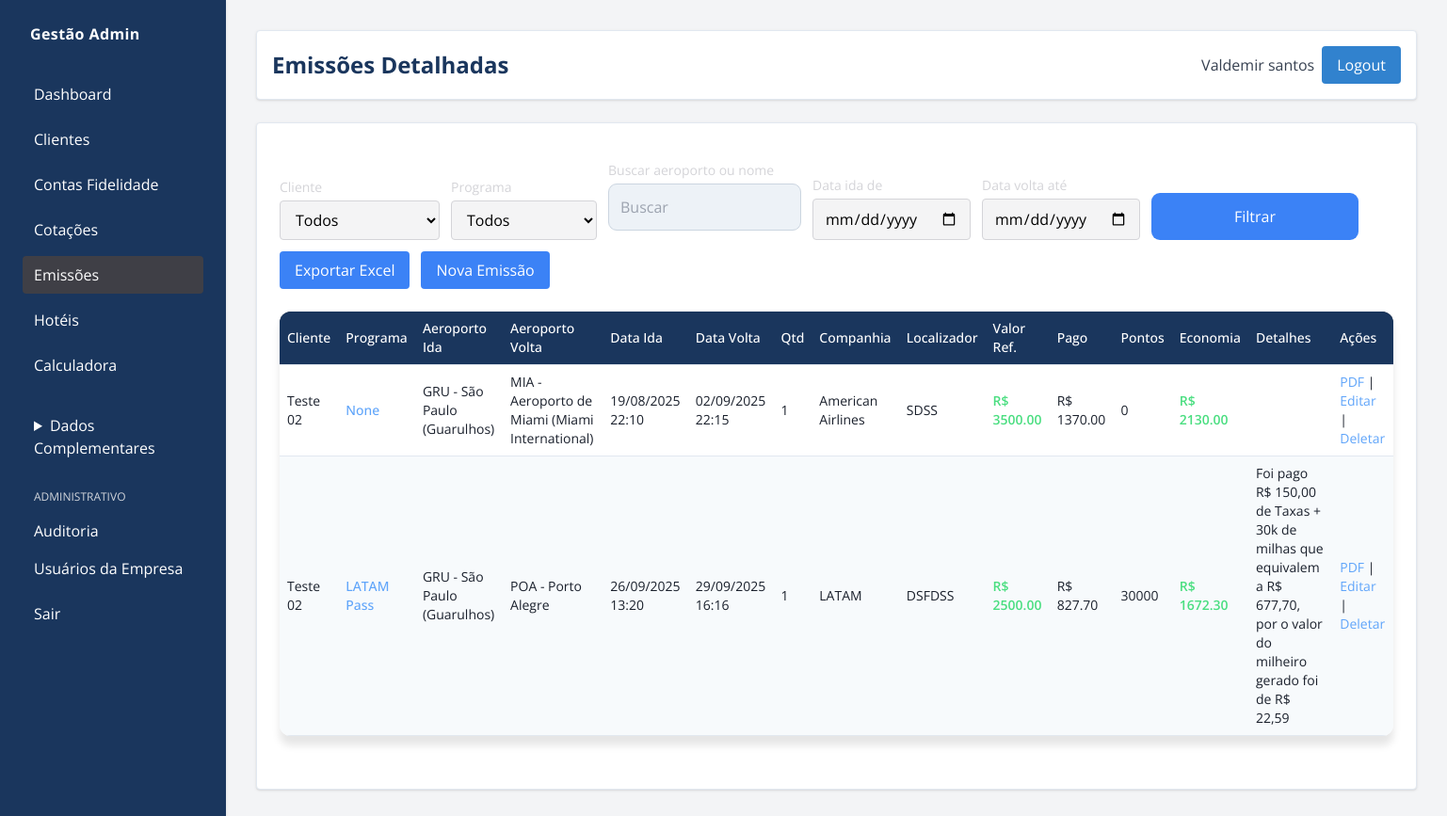
/adm/emissoes/ (signed in), run on the app's committed database.
### gestao/models/emissao_passagem.py (models this page shows, shortened)
class EmissaoPassagem(models.Model):
    cliente = models.ForeignKey(Cliente, on_delete=models.CASCADE)
    programa = models.ForeignKey(
        ProgramaFidelidade, on_delete=models.CASCADE, null=True, blank=True
    )
    companhia_aerea = models.ForeignKey(
        CompanhiaAerea,
        on_delete=models.SET_NULL,
        null=True,
        blank=True,
        related_name='emissoes'
    )
    aeroporto_partida = models.ForeignKey(
        Aeroporto,
        on_delete=models.CASCADE,
        related_name="partidas",
        null=True,
        blank=True,
    )
    aeroporto_destino = models.ForeignKey(
        Aeroporto,
        on_delete=models.CASCADE,
        related_name="destinos",
        null=True,
        blank=True,
    )
    data_ida = models.DateTimeField()
    data_volta = models.DateTimeField(null=True, blank=True)
    qtd_passageiros = models.PositiveIntegerField(default=0)
    qtd_adultos = models.PositiveIntegerField(default=0)
    qtd_criancas = models.PositiveIntegerField(default=0)
    qtd_bebes = models.PositiveIntegerField(default=0)
    localizador = models.CharField(max_length=100, blank=True)
    valor_referencia = models.DecimalField(max_digits=10, decimal_places=2)
    valor_pago = models.DecimalField(max_digits=10, decimal_places=2)
    pontos_utilizados = models.IntegerField(null=True, blank=True)
    valor_referencia_pontos = models.DecimalField(
        max_digits=10, decimal_places=2, null=True, blank=True
    )
    economia_obtida = models.DecimalField(
        max_digits=10, decimal_places=2, null=True, blank=True
    )
    detalhes = models.TextField(blank=True)

### gestao/models/cliente.py (models this page shows, shortened)
class Cliente(models.Model):
    usuario = models.OneToOneField(
        User, on_delete=models.CASCADE, related_name="cliente_gestao"
    )
    telefone = models.CharField(max_length=20, blank=True)
    data_nascimento = models.DateField(null=True, blank=True)
    cpf = models.CharField(max_length=14, default="000.000.000-00")
    PERFIS = (
        ("admin", "Administrador"),
        ("operador", "Operador"),
        ("cliente", "Cliente"),
    )
    perfil = models.CharField(max_length=10, choices=PERFIS, default="cliente")
    observacoes = models.TextField(blank=True)
    ativo = models.BooleanField(default=True)
    criado_por = models.ForeignKey(
        User, on_delete=models.CASCADE, related_name="usuarios_criados",
        null=True, blank=True
    )

### gestao/models/aeroporto.py (models this page shows)
class Aeroporto(models.Model):
    nome = models.CharField(max_length=200)
    sigla = models.CharField(max_length=10)
    cidade = models.CharField(max_length=200)
    estado = models.CharField(max_length=100)
    class Meta:
        ordering = ["sigla"]
    def __str__(self):
        return f"{self.sigla} - {self.nome}"

### gestao/models/companhia_aerea.py (models this page shows)
class CompanhiaAerea(models.Model):
    nome = models.CharField("Nome", max_length=100, unique=True)
    site_url = models.URLField("Link para consulta de reserva", blank=True, null=True)
    class Meta:
        verbose_name = "Companhia Aérea"
        verbose_name_plural = "Companhias Aéreas"
        ordering = ["nome"]
    def __str__(self):
        return self.nome

### gestao/models/programa_fidelidade.py (models this page shows)
class ProgramaFidelidade(models.Model):
    nome = models.CharField(max_length=100)
    descricao = models.TextField(blank=True)
    preco_medio_milheiro = models.DecimalField(
        max_digits=10, decimal_places=2, default=0
    )
    def __str__(self):
        return self.nome

### gestao/views/emissoes.py (the view, shortened to what this page needs)
@login_required
def admin_emissoes(request):
    if permission_denied := require_admin_or_operator(request):
        return permission_denied
    programa_id = request.GET.get("programa")
    cliente_id = request.GET.get("cliente")
    q = request.GET.get("q")
    data_ini = request.GET.get("data_ini")
    data_fim = request.GET.get("data_fim")
    emissoes = EmissaoPassagem.objects.all().select_related(
        "cliente", "programa", "aeroporto_partida", "aeroporto_destino"
    )
    if programa_id:
        emissoes = emissoes.filter(programa_id=programa_id)
    if cliente_id:
        emissoes = emissoes.filter(cliente_id=cliente_id)
    if data_ini:
        emissoes = emissoes.filter(data_ida__gte=data_ini)
    if data_fim:
        emissoes = emissoes.filter(data_volta__lte=data_fim)
    programas = ProgramaFidelidade.objects.all()
    clientes = Cliente.objects.all()
    return render(
        request,
        "admin_custom/emissoes.html",
        {
            "emissoes": emissoes,
            "programas": programas,
            "clientes": clientes,
            "params": request.GET,
        },
    )

### gestao/views/permissions.py (called while the page is built)
def require_admin_or_operator(request):
    if request.user.is_superuser:
        return None
    perfil = getattr(getattr(request.user, "cliente_gestao", None), "perfil", "")
    if perfil not in ["admin", "operador"]:
        return render(request, "sem_permissao.html")
    return None

### gestao/templates/admin_custom/emissoes.html (shortened to what this page needs)
{% extends "admin_custom/base_admin.html" %}
{% block header_title %}Emissões Detalhadas{% endblock %}
{% block menu_emissoes %}bg-zinc-700 text-white{% endblock %}
{% block content %}
<form method="get" class="flex flex-wrap gap-3 items-end mb-6">
    <div>
        <label class="text-sm text-zinc-300 block mb-1">Cliente</label>
        <select name="cliente" class="bg-zinc-100 border border-zinc-300 rounded px-3 py-2">
            <option value="">Todos</option>
        </select>
    </div>
    <div>
        <label class="text-sm text-zinc-300 block mb-1">Programa</label>
        <select name="programa" class="bg-zinc-100 border border-zinc-300 rounded px-3 py-2">
            <option value="">Todos</option>
        </select>
    </div>
    <div>
        <label class="text-sm text-zinc-300 block mb-1">Buscar aeroporto ou nome</label>
        <input type="text" name="q" value="{{ params.q|default_if_none:'' }}" placeholder="Buscar" class="bg-zinc-100 border border-zinc-300 rounded px-3 py-2" />
    </div>
    <div>
        <label class="text-sm text-zinc-300 block mb-1">Data ida de</label>
        <input type="date" name="data_ini" value="{{ params.data_ini|default_if_none:'' }}" class="bg-zinc-100 border border-zinc-300 rounded px-3 py-2" />
    </div>
    <div>
        <label class="text-sm text-zinc-300 block mb-1">Data volta até</label>
        <input type="date" name="data_fim" value="{{ params.data_fim|default_if_none:'' }}" class="bg-zinc-100 border border-zinc-300 rounded px-3 py-2" />
    </div>
    <button class="bg-blue-500 hover:bg-blue-600 text-white px-4 py-2 flex-1 min-w-[120px] max-w-[220px] h-[50px]">Filtrar</button>
    <a href="?export=excel{% if params.q %}&q={{ params.q }}{% endif %}" class="bg-blue-500 hover:bg-blue-600 text-white px-4 py-2 rounded">Exportar Excel</a>
    <a href="{% url 'admin_nova_emissao' %}" class="bg-blue-500 hover:bg-blue-600 text-white px-4 py-2 rounded">Nova Emissão</a>
</form>
    <table class="min-w-full text-sm">
        <thead class="bg-zinc-700 text-zinc-200">
            <tr>
                <th class="p-2 text-left font-medium">Cliente</th>
                <th class="p-2 text-left font-medium">Programa</th>
                <th class="p-2 text-left font-medium">Aeroporto Ida</th>
                <th class="p-2 text-left font-medium">Aeroporto Volta</th>
                <th class="p-2 text-left font-medium">Data Ida</th>
                <th class="p-2 text-left font-medium">Data Volta</th>
                <th class="p-2 text-left font-medium">Qtd</th>
                <th class="p-2 text-left font-medium">Companhia</th>
                <th class="p-2 text-left font-medium">Localizador</th>
                <th class="p-2 text-left font-medium">Valor Ref.</th>
                <th class="p-2 text-left font-medium">Pago</th>
                <th class="p-2 text-left font-medium">Pontos</th>
                <th class="p-2 text-left font-medium">Economia</th>
                <th class="p-2 text-left font-medium">Detalhes</th>
                <th class="p-2 text-left font-medium">Ações</th>
            </tr>
        </thead>
        <tbody>
            {% for e in emissoes %}
            <tr class="border-b border-zinc-700">
                <td class="p-2">{{ e.cliente.usuario.get_full_name|default:e.cliente.usuario.username }}</td>
                <td class="p-2 text-blue-400 font-medium">{{ e.programa }}</td>
                <td class="p-2">{{ e.aeroporto_partida }}</td>
                <td class="p-2">{{ e.aeroporto_destino }}</td>
                <td class="p-2">{{ e.data_ida|date:"d/m/Y H:i" }}</td>
                <td class="p-2">{{ e.data_volta|date:"d/m/Y H:i" }}</td>
                <td class="p-2">{{ e.qtd_passageiros }}</td>
                <td class="p-2">{{ e.companhia_aerea }}</td>
                <td class="p-2">{{ e.localizador }}</td>
                <td class="p-2 text-green-400 font-semibold">R$ {{ e.valor_referencia|floatformat:2 }}</td>
                <td class="p-2">R$ {{ e.valor_pago|floatformat:2 }}</td>
                <td class="p-2">{{ e.pontos_utilizados }}</td>
                <td class="p-2 text-green-400 font-semibold">R$ {{ e.economia_obtida|floatformat:2 }}</td>
                <td class="p-2">{{ e.detalhes }}</td>
                <td class="p-2">
                    <a href="{% url 'admin_emissao_pdf' e.id %}" class="text-blue-400">PDF</a> |
                    <a href="{% url 'admin_editar_emissao' e.id %}" class="text-blue-400">Editar</a> |
                    <a href="{% url 'admin_deletar_emissao' e.id %}" class="text-blue-400">Deletar</a>
                </td>
            </tr>
            {% empty %}
            <tr>
                <td colspan="15" class="text-center text-red-400 py-4">Nenhuma emissão encontrada.</td>
            </tr>
            {% endfor %}
        </tbody>
    </table>
{% endblock %}

### gestao/templates/admin_custom/base_admin.html (shortened to what this page needs)
{% load static %}
<!DOCTYPE html>
<html lang="pt-br">
<head>
    <script src="https://cdn.tailwindcss.com"></script>
    <link rel="stylesheet" href="{% static 'gestao/admin_custom.css' %}">
    <link rel="stylesheet" href="{% static 'gestao/css/painel.css' %}">
</head>
<body class="bg-gray-100 text-black flex" style="font-family: 'Open Sans', sans-serif;">
    <aside class="bg-[#1a365d] w-60 min-h-screen p-6 fixed shadow text-white">
        <div class="font-bold tracking-wide mb-8 pl-2">
            Gestão Admin
        </div>
        <nav class="flex flex-col space-y-2">
            {% if not request.user.is_superuser %}
                <a class="block px-3 py-2 rounded hover:bg-[#2c5282] {% block menu_dashboard %}{% endblock %}" href="{% url 'admin_dashboard' %}">Dashboard</a>
                <a class="block px-3 py-2 rounded hover:bg-[#2c5282] {% block menu_clientes %}{% endblock %}" href="{% url 'admin_clientes' %}">Clientes</a>
                <a class="block px-3 py-2 rounded hover:bg-[#2c5282] {% block menu_contas %}{% endblock %}" href="{% url 'admin_contas' %}">Contas Fidelidade</a>
                <a class="block px-3 py-2 rounded hover:bg-[#2c5282] {% block menu_cotacoes_voo %}{% endblock %}" href="{% url 'admin_cotacoes_voo' %}">Cotações</a>
                <a class="block px-3 py-2 rounded hover:bg-[#2c5282] {% block menu_emissoes %}{% endblock %}" href="{% url 'admin_emissoes' %}">Emissões</a>
                <a class="block px-3 py-2 rounded hover:bg-[#2c5282] {% block menu_hoteis %}{% endblock %}" href="{% url 'admin_hoteis' %}">Hotéis</a>
                <a class="block px-3 py-2 rounded hover:bg-[#2c5282] {% block menu_calculadora %}{% endblock %}" href="{% url 'admin_calculadora_cotacao' %}">Calculadora</a>
                <details class="pt-4 group" {% block dados_complementares_open %}{% endblock %}>
                    <summary class="px-3 py-2 rounded cursor-pointer hover:bg-[#2c5282] focus:outline-none">Dados Complementares</summary>
                </details>
            {% endif %}
            <div class="pt-4">
                <p class="px-3 text-gray-300 uppercase text-xs mb-2">Administrativo</p>
                <a class="block px-3 py-2 rounded hover:bg-[#2c5282] {% block menu_auditoria %}{% endblock %}" href="{% url 'admin_auditoria' %}">Auditoria</a>
                <a class="block px-3 py-2 rounded hover:bg-[#2c5282]" href="{% url 'user_list' %}">Usuários da Empresa</a>
            </div>
            <a class="block px-3 py-2 rounded hover:bg-[#2c5282]" href="{% url 'logout' %}">Sair</a>
        </nav>
    </aside>
    <main class="flex-1 ml-60 p-8">
        <header class="bg-white rounded p-4 mb-6 flex justify-between items-center shadow">
            <h1 class="text-2xl font-bold">{% block header_title %}Painel Administrativo{% endblock %}</h1>
            <div class="flex items-center space-x-2">
                <span class="text-gray-700">{{ request.user.get_full_name|default:request.user.username }}</span>
                <a href="{% url 'logout' %}" class="bg-[#3182ce] hover:bg-[#2c5282] text-white px-4 py-2 rounded">Logout</a>
            </div>
        </header>
        <section class="bg-white rounded shadow p-6">
            {% block content %}{% endblock %}
        </section>
    </main>
</body>
</html>

### gestao/static/admin_custom.css (style rules this page uses)
body { background-color: #f7fafc; color: #000000; font-family: 'Open Sans', sans-serif; }
main > header, main > section { background-color: #ffffff !important; border: 1px solid #e2e8f0 !important; }
table { width: 100%; border-collapse: collapse; background-color: #ffffff; }
th, td { padding: 10px; border-bottom: 1px solid #e2e8f0; }
th { background-color: #f7fafc; color: #000000; }
tr:nth-child(even) { background-color: #f7fafc; }
a { color: #3182ce; text-decoration: none; }
input, select, textarea { background-color: #ffffff; color: #000000; border: 1px solid #e2e8f0; border-radius: 0.375rem; padding: 0.5rem 0.75rem; }
button { background-color: #3182ce; color: #ffffff; border: none; padding: 0.5rem 1rem; border-radius: 0.375rem; font-weight: 500; cursor: pointer; }

### gestao/static/gestao/css/painel.css (style rules this page uses)
body { background: #f7fafc; color: #1a202c; font-family: 'Open Sans', sans-serif; }
h1, h2, .valor, .section-title { color: #1a365d; }
table { width: 100%; border-collapse: collapse; background: #ffffff; border-radius: 12px; overflow: hidden; margin-bottom: 32px; box-shadow: 0 10px 8px rgba(0, 0, 0, 0.1); }
th, td { padding: 10px; text-align: left; }
th { background: #1a365d; color: #ffffff; }
tr { border-bottom: 1px solid #e2e8f0; }
tr:last-child { border-bottom: none; }
td { color: #1a202c; }
label { display: block; margin: 16px 0 6px; color: #2c5282; text-align: left; font-size: 0.95rem; }
input[type="text"], input[type="password"], select { width: 100%; padding: 12px; border: 1px solid #cbd5e0; border-radius: 9px; margin-bottom: 10px; background: #edf2f7; color: #1a202c; font-size: 1rem; }
input[type="submit"], button { width: 100%; background: #3182ce; color: #fff; border: none; border-radius: 9px; padding: 12px 0; font-size: 1.05rem; margin-top: 18px; cursor: pointer; font-weight: 600; transition: background .25s; }

### data on the page
EmissaoPassagem: cliente.usuario.get_full_name "Teste 02", programa "None", aeroporto_partida "GRU - São Paulo (Guarulhos)", aeroporto_destino "MIA - Aeroporto de Miami (Miami International)", data_ida "19/08/2025 22:10", data_volta "02/09/2025 22:15", qtd_passageiros "1", companhia_aerea "American Airlines", localizador "SDSS", valor_referencia "3500.00", valor_pago "1370.00", pontos_utilizados "0", economia_obtida "2130.00"
EmissaoPassagem: cliente.usuario.get_full_name "Teste 02", programa "LATAM Pass", aeroporto_partida "GRU - São Paulo (Guarulhos)", aeroporto_destino "POA - Porto Alegre", data_ida "26/09/2025 13:20", data_volta "29/09/2025 16:16", qtd_passageiros "1", companhia_aerea "LATAM", localizador "DSFDSS", valor_referencia "2500.00", valor_pago "827.70", pontos_utilizados "30000", economia_obtida "1672.30", detalhes "Foi pago R$ 150,00 de Taxas + 30k de milhas que equivalem a R$ 677,70, por o valor do milheiro gerado foi de R$ 22,59"

### other printed values
{{ request.user.get_full_name|default:request.user.username }} "Valdemir santos"
